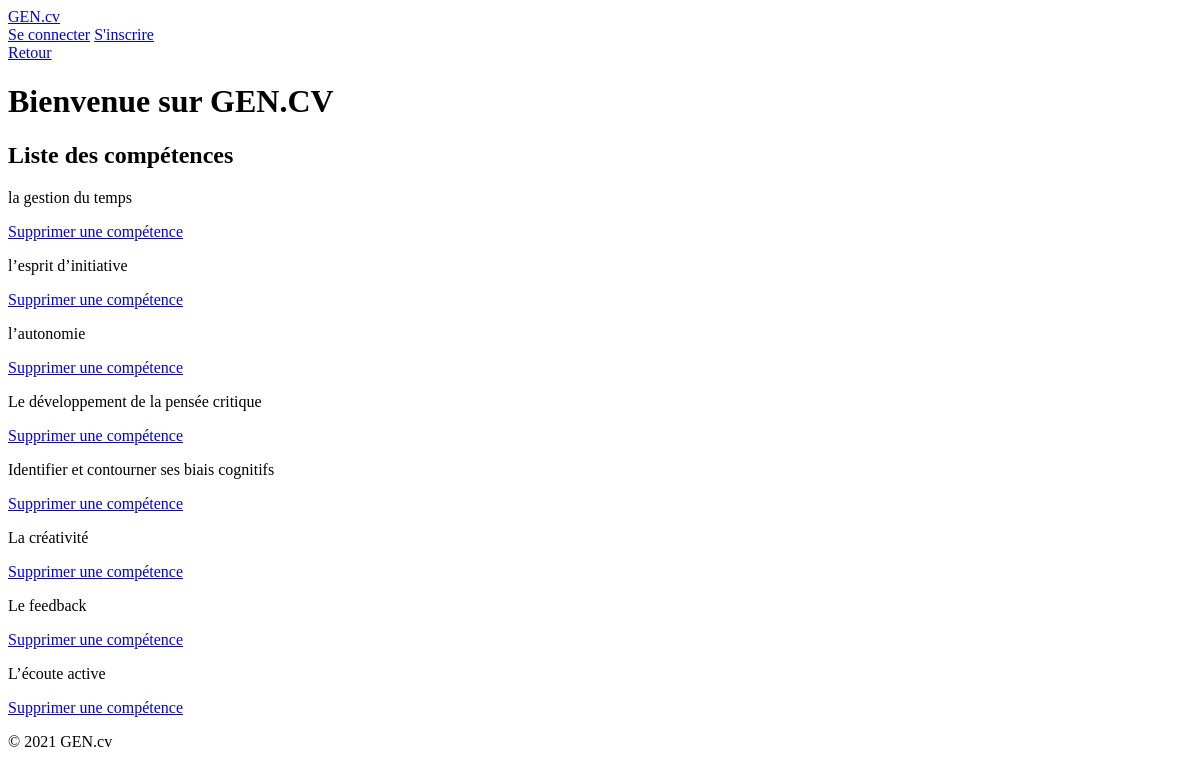
/skill_list/, run on an earlier commit of the app's database.
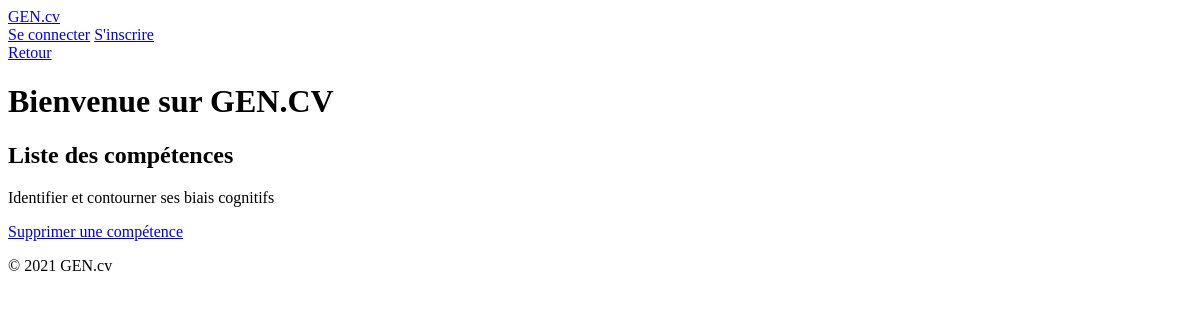
And on a later commit of the database.
### curriculum/models.py (models this page shows, shortened)
class Skill(models.Model):
    title_Skill = models.CharField("titre de la compétence", max_length=120)
    info = models.ForeignKey(Info, on_delete=models.CASCADE, related_name='skill_info', null=True)
    class Meta:
        verbose_name = "Skill"
        verbose_name_plural = "Skills"

### pages/views.py (the view, shortened to what this page needs)
# urls.py: path('skill_list/', SkillListView.as_view(), name='skill_list'),
class SkillListView(ListView):
    model = Skill
    template_name = "pages/skill_list.html"
    context_object_name = "skills"
    def get_queryset(self):
        return Skill.objects.all()

### templates/pages/skill_list.html (shortened to what this page needs)
{% extends "base.html" %}
{% load tailwind_filters %}
{% load crispy_forms_tags %}
{% block content %}
<div class='w-full flex justify-end mt-[500px] fixed '>
  <a
    class="btn btn-primary my-2 w-22 flex justify-end"
    href="#" onclick="window.history.back(); return false;">
    Retour
  </a>
</div>
<header class="container mx-auto m-6 flex flex-col justify-center items-center">
    <h1 class="font-bold text-4xl mt-4">Bienvenue sur GEN.CV</h1>
</header>
<main class="container mx-auto p-10">
  <section class="flex flex-col w-full h-full">
    <h1 class='text-4xl font-semibold flex flex-row justify-center items-center py-4'>Liste des compétences</h1>
    <div class="container mx-auto flex flex-col">
      {% for skill in skills %}
        <div class='flex flex-row justify-center items-center w-full h-auto px-6 my-10 border-2 rounded-md p-2'>
          <p class='w-full text-2xl font-semibold'>{{ skill.title_Skill }}</p>
          <a href="{% url 'pages:skill_delete' skill.pk %}" class="btn btn-primary w-44 mr-6">Supprimer une compétence</a>
        </div>
      {% endfor %}
    </div>
  </section>
  </main>
{% endblock %}

What changed in the data, as far as the page shows it:
removed Skill: title_Skill "la gestion du temps"
removed Skill: title_Skill "l’esprit d’initiative"
removed Skill: title_Skill "l’autonomie"
removed Skill: title_Skill "Le développement de la pensée critique"
removed Skill: title_Skill "La créativité"
removed Skill: title_Skill "Le feedback"
removed Skill: title_Skill "L’écoute active"
